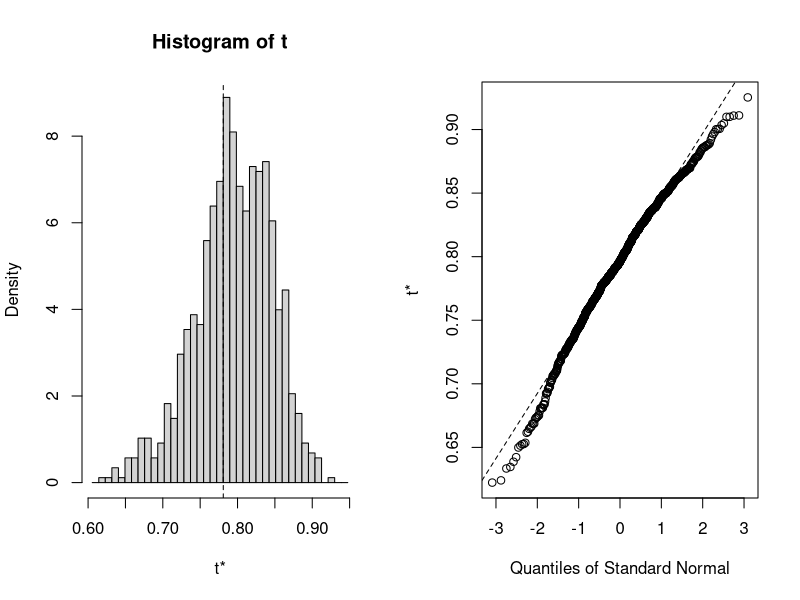
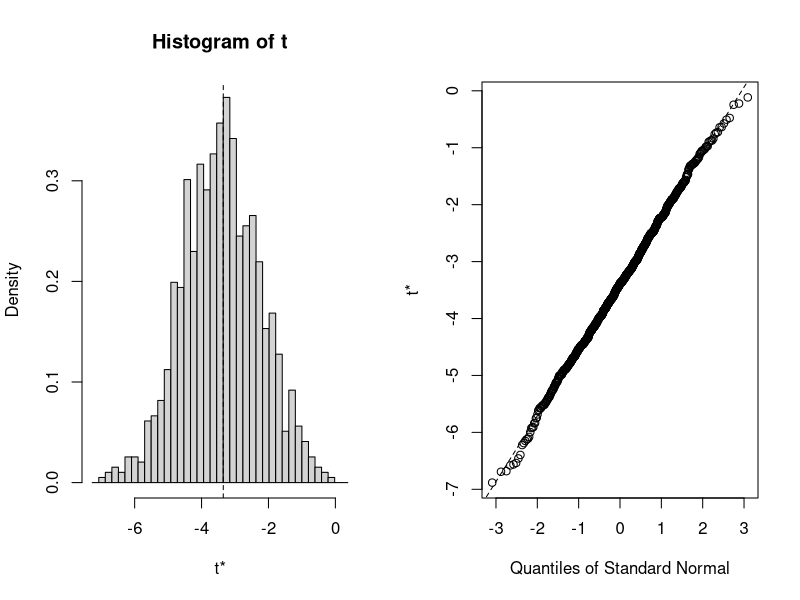

The R source for these figures, in order:
#----------------------------------------------#
# Mathmatical Statistics With R : Chapter 9    #
# Authors: Hamid Jahani, Vahid Rezaei Tabar    #
# Advanced Topics                              #
#----------------------------------------------#

#Example 9-5
# bootstrapping a single statistic (R2)
rsq <- function(formula, data, indices) {
  d <- data[indices,]
  fit <- lm(formula, data=d)
  return(summary(fit)$r.square)
} 

library(boot)
set.seed(1234)
results <- boot(data=mtcars, statistic=rsq, 
                R=1000, formula=mpg~wt+disp)
print(results)
plot(results)
boot.ci(results, type=c("perc", "bca"))
#q()


#Example 9-6
# bootstrapping several statistics (regression coefficients)
bs <- function(formula, data, indices) {                
  d <- data[indices,]                                    
  fit <- lm(formula, data=d)                                                                                                
  return(coef(fit))                                    
}
library(boot)
set.seed(1234)
results <- boot(data=mtcars, statistic=bs,             
                R=1000, formula=mpg~wt+disp) 

print(results)
plot(results, index=2)
boot.ci(results, type="bca", index=2)
boot.ci(results, type="bca", index=3)
#q()